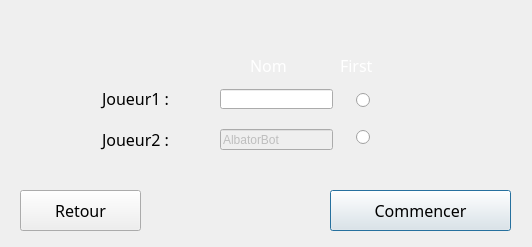
<?xml version="1.0" encoding="UTF-8"?>
<ui version="4.0">
 <class>SelectPlayerWindows</class>
 <widget class="QDialog" name="SelectPlayerWindows">
  <property name="geometry">
   <rect>
    <x>0</x>
    <y>0</y>
    <width>532</width>
    <height>247</height>
   </rect>
  </property>
  <property name="windowTitle">
   <string>WarCpp - Sélection des joueurs</string>
  </property>
  <widget class="QLabel" name="labeljoueur1">
   <property name="geometry">
    <rect>
     <x>70</x>
     <y>83</y>
     <width>131</width>
     <height>31</height>
    </rect>
   </property>
   <property name="font">
    <font>
     <family>Lucida Handwriting</family>
     <pointsize>12</pointsize>
    </font>
   </property>
   <property name="styleSheet">
    <string notr="true">background-image: url(:/fond/images/panneau2.png);</string>
   </property>
   <property name="text">
    <string>Joueur1 :</string>
   </property>
   <property name="alignment">
    <set>Qt::AlignCenter</set>
   </property>
  </widget>
  <widget class="QLabel" name="labeljoueur2">
   <property name="geometry">
    <rect>
     <x>70</x>
     <y>124</y>
     <width>131</width>
     <height>30</height>
    </rect>
   </property>
   <property name="font">
    <font>
     <family>Lucida Handwriting</family>
     <pointsize>12</pointsize>
    </font>
   </property>
   <property name="styleSheet">
    <string notr="true">background-image: url(:/fond/images/panneau2.png);
border-top-color: rgb(0, 0, 0);</string>
   </property>
   <property name="text">
    <string>Joueur2 :</string>
   </property>
   <property name="alignment">
    <set>Qt::AlignCenter</set>
   </property>
  </widget>
  <widget class="QPushButton" name="pushButtonCommencer">
   <property name="geometry">
    <rect>
     <x>330</x>
     <y>190</y>
     <width>181</width>
     <height>41</height>
    </rect>
   </property>
   <property name="font">
    <font>
     <family>Lucida Handwriting</family>
     <pointsize>12</pointsize>
    </font>
   </property>
   <property name="styleSheet">
    <string notr="true">background-image: url(:/fond/images/nouvelle_partie.jpg);</string>
   </property>
   <property name="text">
    <string>Commencer</string>
   </property>
  </widget>
  <widget class="QPushButton" name="pushButtonRetour">
   <property name="geometry">
    <rect>
     <x>20</x>
     <y>190</y>
     <width>121</width>
     <height>41</height>
    </rect>
   </property>
   <property name="font">
    <font>
     <family>Lucida Handwriting</family>
     <pointsize>12</pointsize>
    </font>
   </property>
   <property name="styleSheet">
    <string notr="true">background-image: url(:/fond/images/nouvelle_partie.jpg);</string>
   </property>
   <property name="text">
    <string>Retour</string>
   </property>
  </widget>
  <widget class="QRadioButton" name="radioButtonJ1">
   <property name="geometry">
    <rect>
     <x>356</x>
     <y>90</y>
     <width>31</width>
     <height>21</height>
    </rect>
   </property>
   <property name="text">
    <string/>
   </property>
  </widget>
  <widget class="QRadioButton" name="radioButtonJ2">
   <property name="geometry">
    <rect>
     <x>356</x>
     <y>122</y>
     <width>31</width>
     <height>31</height>
    </rect>
   </property>
   <property name="text">
    <string/>
   </property>
  </widget>
  <widget class="QLabel" name="labelNom">
   <property name="geometry">
    <rect>
     <x>250</x>
     <y>50</y>
     <width>61</width>
     <height>31</height>
    </rect>
   </property>
   <property name="font">
    <font>
     <family>Lucida Handwriting</family>
     <pointsize>12</pointsize>
    </font>
   </property>
   <property name="styleSheet">
    <string notr="true">color: rgb(255, 255, 255);</string>
   </property>
   <property name="text">
    <string>Nom</string>
   </property>
  </widget>
  <widget class="QLabel" name="labelFirst">
   <property name="geometry">
    <rect>
     <x>340</x>
     <y>50</y>
     <width>91</width>
     <height>31</height>
    </rect>
   </property>
   <property name="font">
    <font>
     <family>Lucida Handwriting</family>
     <pointsize>12</pointsize>
    </font>
   </property>
   <property name="styleSheet">
    <string notr="true">color: rgb(255, 255, 255);</string>
   </property>
   <property name="text">
    <string>First</string>
   </property>
  </widget>
  <widget class="QLineEdit" name="lineEdit">
   <property name="geometry">
    <rect>
     <x>220</x>
     <y>89</y>
     <width>113</width>
     <height>20</height>
    </rect>
   </property>
   <property name="maxLength">
    <number>15</number>
   </property>
  </widget>
  <widget class="QLineEdit" name="lineEdit_2">
   <property name="enabled">
    <bool>false</bool>
   </property>
   <property name="geometry">
    <rect>
     <x>220</x>
     <y>129</y>
     <width>113</width>
     <height>21</height>
    </rect>
   </property>
   <property name="text">
    <string>AlbatorBot</string>
   </property>
   <property name="maxLength">
    <number>15</number>
   </property>
  </widget>
  <widget class="QLabel" name="label">
   <property name="geometry">
    <rect>
     <x>0</x>
     <y>0</y>
     <width>541</width>
     <height>251</height>
    </rect>
   </property>
   <property name="styleSheet">
    <string notr="true">background-image: url(:/fond/images/selectNation (532x333).jpg);</string>
   </property>
   <property name="text">
    <string/>
   </property>
  </widget>
  <zorder>label</zorder>
  <zorder>labeljoueur1</zorder>
  <zorder>labeljoueur2</zorder>
  <zorder>pushButtonCommencer</zorder>
  <zorder>pushButtonRetour</zorder>
  <zorder>radioButtonJ1</zorder>
  <zorder>radioButtonJ2</zorder>
  <zorder>labelNom</zorder>
  <zorder>labelFirst</zorder>
  <zorder>lineEdit</zorder>
  <zorder>lineEdit_2</zorder>
 </widget>
 <resources/>
 <connections>
  <connection>
   <sender>pushButtonRetour</sender>
   <signal>clicked()</signal>
   <receiver>SelectPlayerWindows</receiver>
   <slot>close()</slot>
   <hints>
    <hint type="sourcelabel">
     <x>70</x>
     <y>206</y>
    </hint>
    <hint type="destinationlabel">
     <x>186</x>
     <y>209</y>
    </hint>
   </hints>
  </connection>
 </connections>
</ui>
